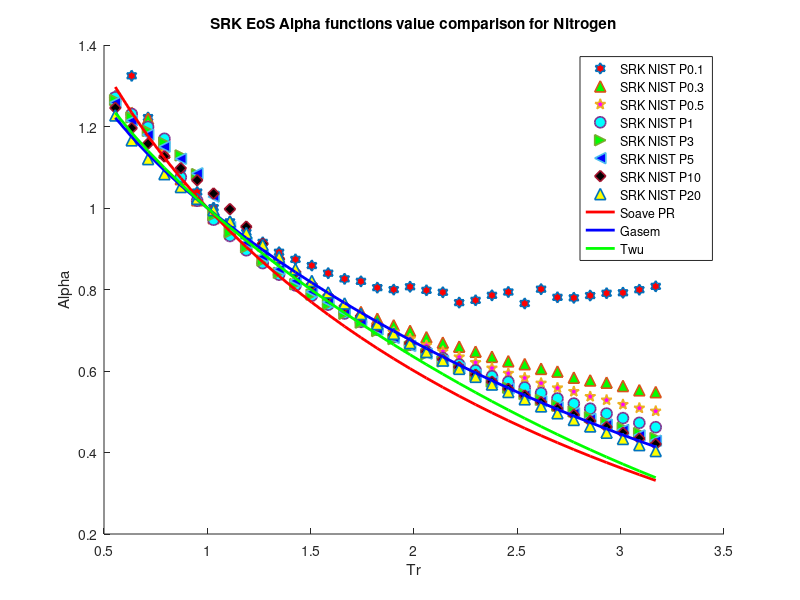

Source code (MATLAB):
clear 
clc
load nitrogen_rho_different_pressure_data.mat
%PR Nitrogen
P = [0.1E6,0.3E6,0.5E6,1E6,3E6,5E6,10E6,20E6]; %pa
omega = 0.038; %Acentric factor
Tc = 126.2; %K
Pc = 3.395E6; %Pa
R = 8.31446 %J/K*mol
b = 0.08664*(R*Tc/Pc);
a = 0.42747*(((R^2)*(Tc^2))/Pc);
T = 70; %k
M = 28/1000; %kg/mol
S1 = 0.48508+1.55171*omega-0.15613*omega^2;
for i = 1:1:34
   Tr=T/Tc;
   Tr_list(i)=Tr;
   for j = 1:1:8
       Vm(i,j) = M/rho(i,j);
   end
   alpha_0(i) = (Tr)^(-0.171813)*exp(0.125283*(1-(Tr)^(1.77634)));
   alpha_1(i) = (Tr)^(-0.607352)*exp(0.511614*(1-(Tr)^(2.20517)));
   alpha_PR_01(i) = ((R*T)/(Vm(i,1)-b)-P(1))*((Vm(i,1)^2+b*Vm(i,1))/a);
   alpha_PR_03(i) = ((R*T)/(Vm(i,2)-b)-P(2))*((Vm(i,2)^2+b*Vm(i,2))/a);
   alpha_PR_05(i) = ((R*T)/(Vm(i,3)-b)-P(3))*((Vm(i,3)^2+b*Vm(i,3))/a);
   alpha_PR_1(i) = ((R*T)/(Vm(i,4)-b)-P(4))*((Vm(i,4)^2+b*Vm(i,4))/a);
   alpha_PR_3(i) = ((R*T)/(Vm(i,5)-b)-P(5))*((Vm(i,5)^2+b*Vm(i,5))/a);
   alpha_PR_5(i) = ((R*T)/(Vm(i,6)-b)-P(6))*((Vm(i,6)^2+b*Vm(i,6))/a);
   alpha_PR_10(i) = ((R*T)/(Vm(i,7)-b)-P(7))*((Vm(i,7)^2+b*Vm(i,7))/a);
   alpha_PR_20(i) = ((R*T)/(Vm(i,8)-b)-P(8))*((Vm(i,8)^2+b*Vm(i,8))/a);
   alpha_soave_PR(i) =(1+S1*(1-sqrt(Tr)))^2;
   alpha_Gasem(i) = exp((1.943+0.926*Tr)*(1-(Tr)^0.1441));
   alpha_twu(i) = alpha_0(i)+omega*(alpha_1(i)-alpha_0(i));
   Temp(i)=T;
   T = T+10;
end
hold on
plot(Tr_list,alpha_PR_01,'h','MarkerSize',8,'MarkerFaceColor','r','LineWidth',1.2)
plot(Tr_list,alpha_PR_03,'^','MarkerSize',8,'MarkerFaceColor','g','LineWidth',1.2)
plot(Tr_list,alpha_PR_05,'p','MarkerSize',8,'MarkerFaceColor','m','LineWidth',1.2)
plot(Tr_list,alpha_PR_1,'o','MarkerSize',8,'MarkerFaceColor','c','LineWidth',1.2)
plot(Tr_list,alpha_PR_3,'>','MarkerSize',8,'MarkerFaceColor','g','LineWidth',1.2)
plot(Tr_list,alpha_PR_5,'<','MarkerSize',8,'MarkerFaceColor','b','LineWidth',1.2)
plot(Tr_list,alpha_PR_10,'d','MarkerSize',8,'MarkerFaceColor','k','LineWidth',1.2)
plot(Tr_list,alpha_PR_20,'^','MarkerSize',8,'MarkerFaceColor','y','LineWidth',1.2)
plot(Tr_list,alpha_soave_PR,'r','LineWidth',2)
plot(Tr_list,alpha_Gasem,'b','LineWidth',2)
plot(Tr_list,alpha_twu,'g','LineWidth',2)
hold off
legend('SRK NIST P0.1','SRK NIST P0.3','SRK NIST P0.5','SRK NIST P1','SRK NIST P3','SRK NIST P5','SRK NIST P10','SRK NIST P20','Soave PR','Gasem','Twu')
xlabel('Tr')
ylabel('Alpha')
title('SRK EoS Alpha functions value comparison for Nitrogen')
